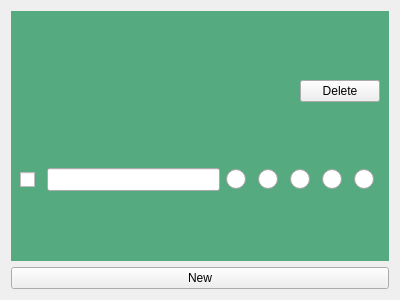
<?xml version="1.0" encoding="UTF-8"?>
<ui version="4.0">
 <class>Disciplines</class>
 <widget class="QWidget" name="Disciplines">
  <property name="geometry">
   <rect>
    <x>0</x>
    <y>0</y>
    <width>400</width>
    <height>300</height>
   </rect>
  </property>
  <property name="sizePolicy">
   <sizepolicy hsizetype="Ignored" vsizetype="Expanding">
    <horstretch>0</horstretch>
    <verstretch>0</verstretch>
   </sizepolicy>
  </property>
  <property name="windowTitle">
   <string>Form</string>
  </property>
  <layout class="QVBoxLayout" name="verticalLayout_2">
   <item>
    <widget class="QWidget" name="Discipline1" native="true">
     <property name="styleSheet">
      <string notr="true">QWidget#Discipline1{
	background-color: rgb(85, 170, 127);
}</string>
     </property>
     <layout class="QVBoxLayout" name="verticalLayout">
      <item>
       <widget class="QPushButton" name="deleteButton">
        <property name="sizePolicy">
         <sizepolicy hsizetype="Fixed" vsizetype="Fixed">
          <horstretch>0</horstretch>
          <verstretch>0</verstretch>
         </sizepolicy>
        </property>
        <property name="layoutDirection">
         <enum>Qt::RightToLeft</enum>
        </property>
        <property name="text">
         <string>Delete</string>
        </property>
       </widget>
      </item>
      <item>
       <layout class="QHBoxLayout" name="Discipline1_0">
        <property name="sizeConstraint">
         <enum>QLayout::SetMaximumSize</enum>
        </property>
        <item>
         <widget class="QCheckBox" name="checkBox">
          <property name="sizePolicy">
           <sizepolicy hsizetype="Fixed" vsizetype="Fixed">
            <horstretch>0</horstretch>
            <verstretch>0</verstretch>
           </sizepolicy>
          </property>
          <property name="layoutDirection">
           <enum>Qt::LeftToRight</enum>
          </property>
          <property name="styleSheet">
           <string notr="true">QCheckBox::indicator{

width: 15px;
height: 15px;
}</string>
          </property>
          <property name="text">
           <string/>
          </property>
         </widget>
        </item>
        <item>
         <widget class="QLineEdit" name="lineEdit_25">
          <property name="sizePolicy">
           <sizepolicy hsizetype="Ignored" vsizetype="Fixed">
            <horstretch>0</horstretch>
            <verstretch>0</verstretch>
           </sizepolicy>
          </property>
          <property name="minimumSize">
           <size>
            <width>125</width>
            <height>23</height>
           </size>
          </property>
          <property name="font">
           <font>
            <pointsize>16</pointsize>
            <bold>false</bold>
           </font>
          </property>
         </widget>
        </item>
        <item>
         <layout class="QHBoxLayout" name="DisciplineButtonsLayout_1">
          <property name="spacing">
           <number>6</number>
          </property>
          <property name="sizeConstraint">
           <enum>QLayout::SetFixedSize</enum>
          </property>
          <item>
           <widget class="QRadioButton" name="disciplineButton1_1">
            <property name="sizePolicy">
             <sizepolicy hsizetype="Fixed" vsizetype="Fixed">
              <horstretch>0</horstretch>
              <verstretch>0</verstretch>
             </sizepolicy>
            </property>
            <property name="styleSheet">
             <string notr="true">QRadioButton::indicator{

width: 20px;
height: 20px;
}</string>
            </property>
            <property name="text">
             <string/>
            </property>
            <property name="autoExclusive">
             <bool>false</bool>
            </property>
            <attribute name="buttonGroup">
             <string notr="true">disciplineButtonGroup1</string>
            </attribute>
           </widget>
          </item>
          <item>
           <widget class="QRadioButton" name="disciplineButton1_2">
            <property name="sizePolicy">
             <sizepolicy hsizetype="Fixed" vsizetype="Fixed">
              <horstretch>0</horstretch>
              <verstretch>0</verstretch>
             </sizepolicy>
            </property>
            <property name="styleSheet">
             <string notr="true">QRadioButton::indicator{

width: 20px;
height: 20px;
}</string>
            </property>
            <property name="text">
             <string/>
            </property>
            <property name="autoExclusive">
             <bool>false</bool>
            </property>
            <attribute name="buttonGroup">
             <string notr="true">disciplineButtonGroup1</string>
            </attribute>
           </widget>
          </item>
          <item>
           <widget class="QRadioButton" name="disciplineButton1_3">
            <property name="sizePolicy">
             <sizepolicy hsizetype="Fixed" vsizetype="Fixed">
              <horstretch>0</horstretch>
              <verstretch>0</verstretch>
             </sizepolicy>
            </property>
            <property name="styleSheet">
             <string notr="true">QRadioButton::indicator{

width: 20px;
height: 20px;
}</string>
            </property>
            <property name="text">
             <string/>
            </property>
            <property name="autoExclusive">
             <bool>false</bool>
            </property>
            <attribute name="buttonGroup">
             <string notr="true">disciplineButtonGroup1</string>
            </attribute>
           </widget>
          </item>
          <item>
           <widget class="QRadioButton" name="disciplineButton1_4">
            <property name="sizePolicy">
             <sizepolicy hsizetype="Fixed" vsizetype="Fixed">
              <horstretch>0</horstretch>
              <verstretch>0</verstretch>
             </sizepolicy>
            </property>
            <property name="styleSheet">
             <string notr="true">QRadioButton::indicator{

width: 20px;
height: 20px;
}</string>
            </property>
            <property name="text">
             <string/>
            </property>
            <property name="autoExclusive">
             <bool>false</bool>
            </property>
            <attribute name="buttonGroup">
             <string notr="true">disciplineButtonGroup1</string>
            </attribute>
           </widget>
          </item>
          <item>
           <widget class="QRadioButton" name="disciplineButton1_5">
            <property name="sizePolicy">
             <sizepolicy hsizetype="Fixed" vsizetype="Fixed">
              <horstretch>0</horstretch>
              <verstretch>0</verstretch>
             </sizepolicy>
            </property>
            <property name="styleSheet">
             <string notr="true">QRadioButton::indicator{

width: 20px;
height: 20px;
}</string>
            </property>
            <property name="text">
             <string/>
            </property>
            <property name="autoExclusive">
             <bool>false</bool>
            </property>
            <attribute name="buttonGroup">
             <string notr="true">disciplineButtonGroup1</string>
            </attribute>
           </widget>
          </item>
         </layout>
        </item>
       </layout>
      </item>
      <item>
       <layout class="QVBoxLayout" name="DisciplinePowers1"/>
      </item>
     </layout>
    </widget>
   </item>
   <item>
    <widget class="QPushButton" name="newButton">
     <property name="text">
      <string>New</string>
     </property>
    </widget>
   </item>
  </layout>
 </widget>
 <resources/>
 <connections/>
 <buttongroups>
  <buttongroup name="disciplineButtonGroup1">
   <property name="exclusive">
    <bool>false</bool>
   </property>
  </buttongroup>
 </buttongroups>
</ui>
